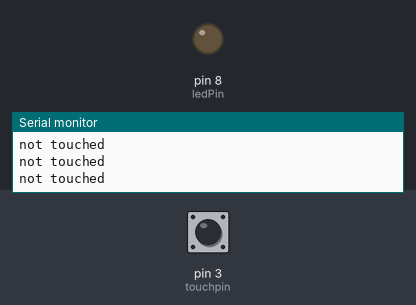
Bench run of a sketch on a simulated Arduino Uno, built with avr-gcc and run on an emulated ATmega328P. Shown: output pins drawn as LEDs (lit = HIGH), the last lines printed to the serial monitor. Inputs (shaded band) come from the test bench; at power-on: pin 3 (touchpin) LOW.

Above: at 1.2 s.
1.3 s: pin 3 (touchpin) pulled HIGH for 0.15 s
At 1.38 s:
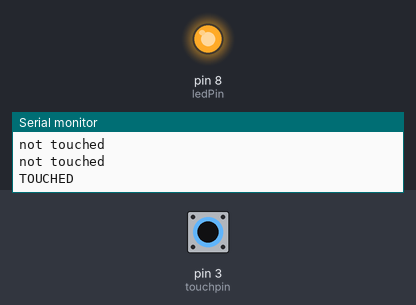
2.9 s: pin 3 (touchpin) pulled HIGH for 1 s
At 4.5 s:
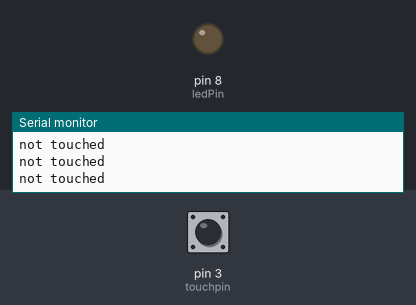
Timing chart, 0 to 6.0 s (numbered marks = the images above; inputs shaded):
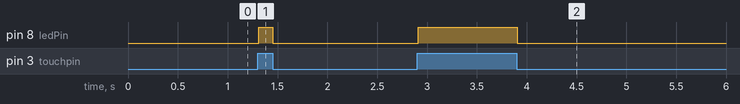

The sketch:

touch_sensor.ino
```cpp
int ledPin = 8;
int touchpin = 3;
// pin for the LED

void setup()

{

Serial.begin(9600);

pinMode(ledPin, OUTPUT);

pinMode(touchpin, INPUT);

}

void loop()

{

int ctsValue = digitalRead(touchpin);

if (ctsValue == HIGH)

{

digitalWrite(ledPin, HIGH);
//delay(10000) ;
Serial.println("TOUCHED");

}

else{

digitalWrite(ledPin,LOW);

Serial.println("not touched");

}
}
```

Measured:
- after the input at 1.3 s, pin 8 (ledPin): LOW → HIGH at once, → LOW 0.14 s later
- after the input at 2.9 s, pin 8 (ledPin): LOW → HIGH at once, → LOW 0.99 s later
